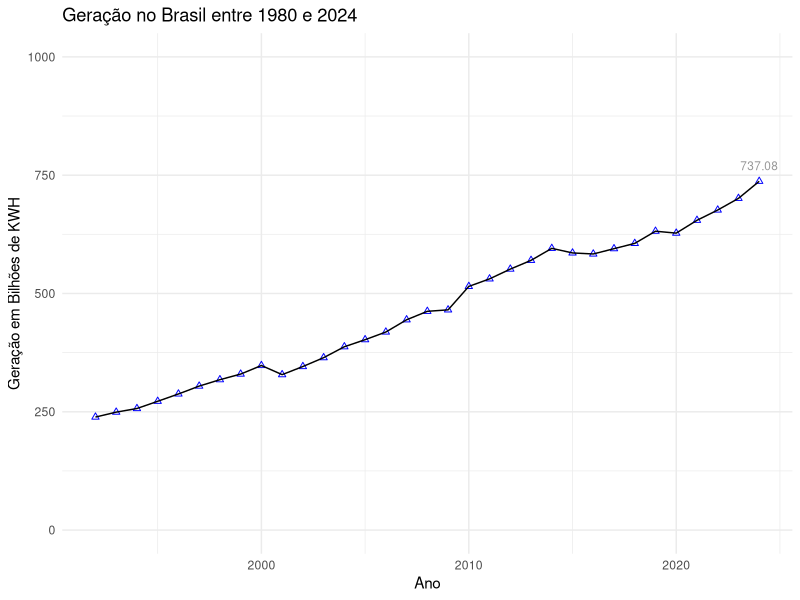
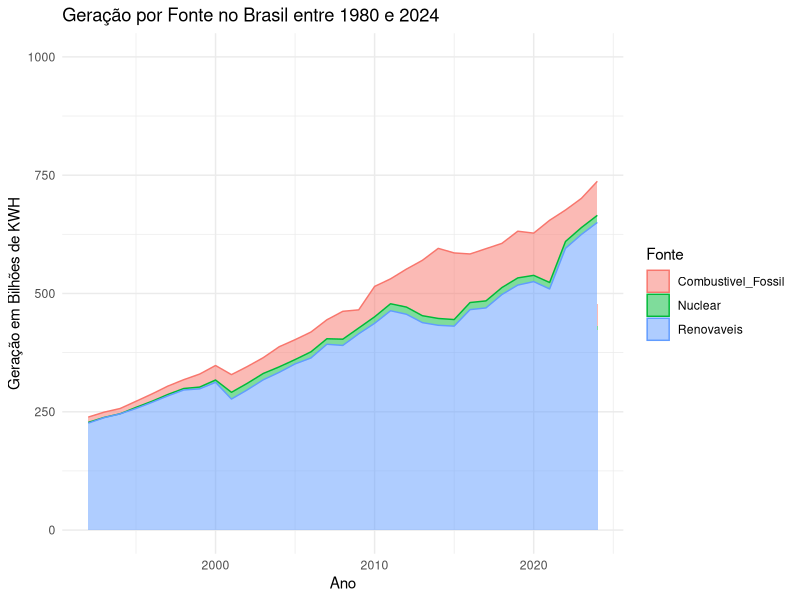
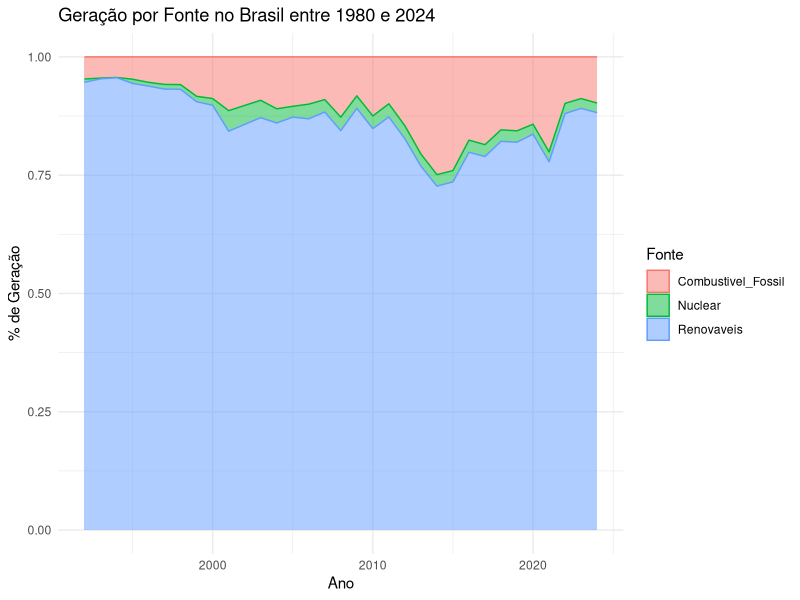

Reproduce these figures in R, in order.
## ---- chunk 1
#| label: load-packages
#| message: false
#| context: setup
library(tidyverse)
library(ggplot2)
## ---- chunk 2

data <- readxl::read_excel("data/EIA_18-05-26-BR.xlsx")

data <- data %>% select(-hierarquia)

## ---- chunk 3
#| title: Geração
d_m <- data |> pivot_wider(id_cols="Ano",names_from="tipo", values_from="BkWh")
d_m2 <- d_m |> rename(Geracao=Generation) |> select(Ano, Geracao) 

max_geracao <- round(max(d_m2$Geracao, na.rm = TRUE),2)

p<- d_m2 |>
  ggplot(aes(x=Ano, y=Geracao)) + 
  geom_point(shape=2,color="blue") +
  geom_line() +
  scale_y_continuous(limits = c(0, 1000)) + 
  annotate("text", x = 2024, y = 770, label = as.character(max_geracao), color = "gray60", size = 3) +
  labs(y = "Geração em Bilhões de KWH", x="Ano",
       title = "Geração no Brasil entre 1980 e 2024") +
  theme_minimal()
  
p
## ---- chunk 4
#| title: Distribuição por Fonte
d_m <- data |> pivot_wider(id_cols=c("nivel","Ano"),names_from="tipo", values_from="BkWh")
d_m2 <- d_m |> filter(nivel==2) |>
  rename(Combustivel_Fossil=Fossil_fuels, Renovaveis=Renewables) |> select(Ano, Nuclear, Combustivel_Fossil, Renovaveis) |> pivot_longer(cols=c("Nuclear","Combustivel_Fossil","Renovaveis"), names_to="Fonte", values_to="BkWh")

p<- d_m2 |> 
  ggplot(aes(x=Ano, y=BkWh)) + 
  geom_area(aes(color=Fonte, fill=Fonte), alpha=.5) +
  scale_y_continuous(limits = c(0, 1000)) + 
  labs(x = "Ano", y="Geração em Bilhões de KWH",
       title = "Geração por Fonte no Brasil entre 1980 e 2024") +
  theme_minimal()

p
## ---- chunk 5
#| title: Proporção por Fonte
d_m <- data |> pivot_wider(id_cols=c("nivel","Ano"),names_from="tipo", values_from="BkWh")
d_m2 <- d_m |> filter(nivel==2) |>
  rename(Combustivel_Fossil=Fossil_fuels, Renovaveis=Renewables) |> select(Ano, Nuclear, Combustivel_Fossil, Renovaveis) |> pivot_longer(cols=c("Nuclear","Combustivel_Fossil","Renovaveis"), names_to="Fonte", values_to="BkWh")

p<- d_m2 |> 
  ggplot(aes(x=Ano, y=BkWh)) + 
  geom_area(aes(color=Fonte, fill=Fonte), alpha=.5, position= "fill") +
  labs(x = "Ano", y="% de Geração",
       title = "Geração por Fonte no Brasil entre 1980 e 2024") +
  theme_minimal()

p
